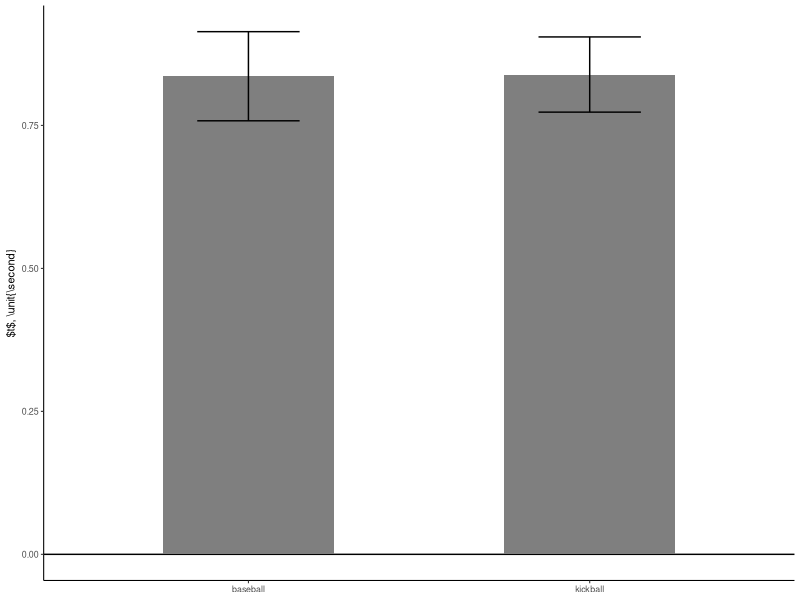

Reproduce this figure in R.
library(ggplot2)
library(dplyr)

raw <- read.csv('times.csv',header=TRUE)
data <- data.frame(raw)
grouped <- dplyr::group_by(data, type)
summary_data <- dplyr::summarise(grouped,
	     t = mean(time.s),
	     sd = sd(time.s))

fig <- ggplot(summary_data) +
    geom_hline(yintercept=0) + 
    geom_bar( aes(x=type, y=t), stat="identity", fill="gray50",width=0.5) +
    geom_errorbar( aes(x=type, ymin=t-sd, ymax=t+sd), width=0.3) +
    theme_classic(base_size=8) +
    theme(axis.title.x = element_blank()) +
    #xlab("ball type") + 
    ylab("$t$, \\unit{\\second}") +
    theme(axis.title.y=element_text(margin=margin(t=0,r=3,b=0,l=0,unit="pt")))

# save the figure
ggsave("fig2.svg", plot=fig, width=1.5, height=2, units="in")

# give me the t-test results 
print(t.test(time.s ~ type, data))

# and give me the groupwise mean and sd
# grouped <- data.group_by(data, type)
print(dplyr::summarise(grouped,
	mean = mean(time.s),
	sd = sd(time.s)))

# give the pooled everything mean and sd
print(summarize(data, mean=mean(time.s), sd=sd(time.s)))
